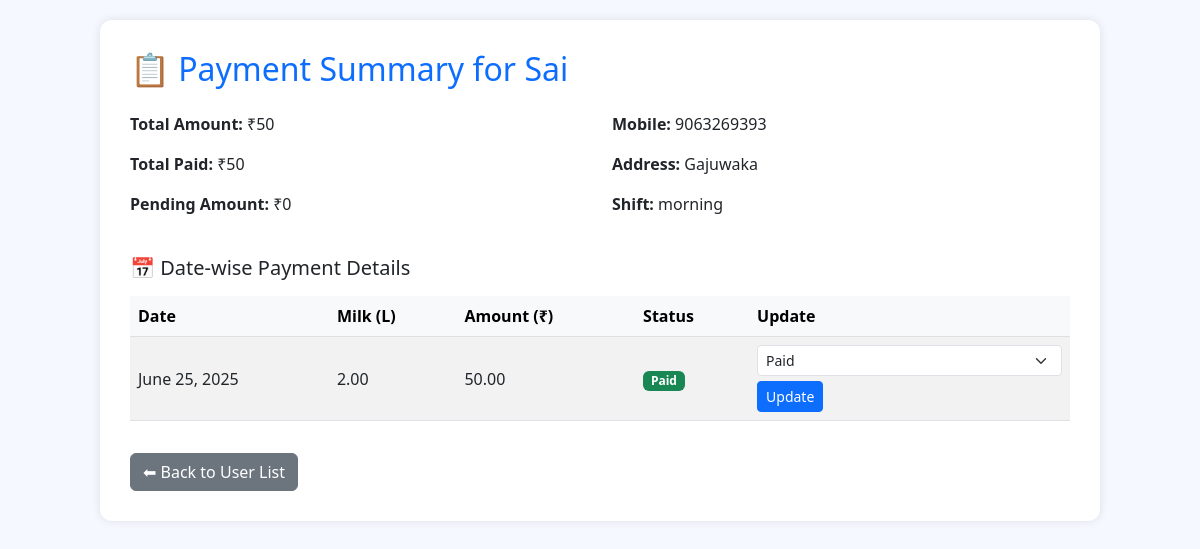
The app's page /user/31/summary/ with its own data.
### milkmain/models.py (models this page shows, shortened)
class MilkUser(models.Model):
    SHIFT_CHOICES = (
        ('morning', 'Morning'),
        ('evening', 'Evening'),
    )
    STATUS_CHOICES = (
        ('active', 'Active'),
        ('inactive', 'Inactive'),
    )
    name = models.CharField(max_length=100)
    mobile = models.CharField(max_length=15)
    address = models.TextField()
    quality = models.CharField(max_length=50)
    rate = models.DecimalField(max_digits=6, decimal_places=2)
    total_amount = models.DecimalField(max_digits=8, decimal_places=2)
    shift = models.CharField(max_length=10, choices=SHIFT_CHOICES)
    status = models.CharField(max_length=10, choices=STATUS_CHOICES, default='active')  # <-- added

class DailyRecord(models.Model):
    STATUS_CHOICES = [
        ('paid', 'Paid'),
        ('pending', 'Pending'),
        ('unpaid', 'Unpaid')
    ]
    user = models.ForeignKey(MilkUser, on_delete=models.CASCADE, related_name='records')
    date = models.DateField()
    milk_quantity = models.DecimalField(max_digits=5, decimal_places=2)
    amount = models.DecimalField(max_digits=8, decimal_places=2)
    status = models.CharField(max_length=10, choices=STATUS_CHOICES)

### milkmain/views.py (the view)
# urls.py: path('user/<int:user_id>/summary/', views.user_summary, name='user_summary'),
def user_summary(request, user_id):
    user = get_object_or_404(MilkUser, id=user_id)
    records = DailyRecord.objects.filter(user=user).order_by('-date')
    total_amount = records.aggregate(total=Sum('amount'))['total'] or 0
    total_paid = records.filter(status='paid').aggregate(paid=Sum('amount'))['paid'] or 0
    pending_amount = total_amount - total_paid
    context = {
        'user': user,
        'records': records,
        'total_amount': total_amount,
        'total_paid': total_paid,
        'pending_amount': pending_amount,
    }
    return render(request, 'user_summary.html', context)

### templates/user_summary.html (shortened to what this page needs)
{% load static %}
<!DOCTYPE html>
<html lang="en">
<head>
  <link href="https://cdn.jsdelivr.net/npm/bootstrap@5.3.0/dist/css/bootstrap.min.css" rel="stylesheet">
</head>
<body>
<div class="summary-box container">
  <h2 class="text-primary mb-4">📋 Payment Summary for {{ user.name }}</h2>
  <div class="row mb-4">
    <div class="col-md-6 col-sm-12 mb-3 mb-md-0">
      <p><strong>Total Amount:</strong> ₹{{ total_amount }}</p>
      <p><strong>Total Paid:</strong> ₹{{ total_paid }}</p>
      <p><strong>Pending Amount:</strong> ₹{{ pending_amount }}</p>
    </div>
    <div class="col-md-6 col-sm-12">
      <p><strong>Mobile:</strong> {{ user.mobile }}</p>
      <p><strong>Address:</strong> {{ user.address }}</p>
      <p><strong>Shift:</strong> {{ user.shift }}</p>
    </div>
  </div>
  <h5 class="mb-3">📅 Date-wise Payment Details</h5>
  <div class="table-responsive">
    <table class="table table-striped align-middle">
      <thead class="table-light">
        <tr>
          <th>Date</th>
          <th>Milk (L)</th>
          <th>Amount (₹)</th>
          <th>Status</th>
          <th>Update</th>
        </tr>
      </thead>
      <tbody>
        {% for record in records %}
        <tr>
          <td>{{ record.date }}</td>
          <td>{{ record.milk_quantity }}</td>
          <td>{{ record.amount }}</td>
          <td>
            {% if record.status == 'paid' %}
              <span class="badge bg-success">Paid</span>
            {% elif record.status == 'pending' %}
              <span class="badge bg-warning text-dark">Pending</span>
            {% else %}
              <span class="badge bg-danger">Unpaid</span>
            {% endif %}
          </td>
          <td>
            <form method="post" action="{% url 'update_status' record.id %}" class="form-inline">
              <select name="status" class="form-select form-select-sm">
                <option value="paid" {% if record.status == 'paid' %}selected{% endif %}>Paid</option>
              </select>
              <button type="submit" class="btn btn-sm btn-primary">Update</button>
            </form>
          </td>
        </tr>
        {% endfor %}
      </tbody>
    </table>
  </div>
  <a href="{% url 'user_list' %}" class="btn btn-secondary mt-3">⬅ Back to User List</a>
</div>
</body>
</html>

### templates/user_summary.html (style rules this page uses)
body { padding: 20px; background-color: #f5f9ff; font-family: 'Segoe UI', sans-serif; }
.summary-box { background: white; padding: 30px; border-radius: 12px; box-shadow: 0 0 10px rgba(0,0,0,0.1); max-width: 1000px; margin: auto; }
.form-inline { display: flex; gap: 5px; flex-wrap: wrap; align-items: center; }

### records on screen
MilkUser: name "Sai", mobile "9063269393", address "Gajuwaka", shift "morning"
DailyRecord: date "June 25, 2025", milk_quantity "2.00", amount "50.00", shows "Paid", status "Paid"

### other values on screen
{{ total_amount }} "50"
{{ total_paid }} "50"
{{ pending_amount }} "0"
